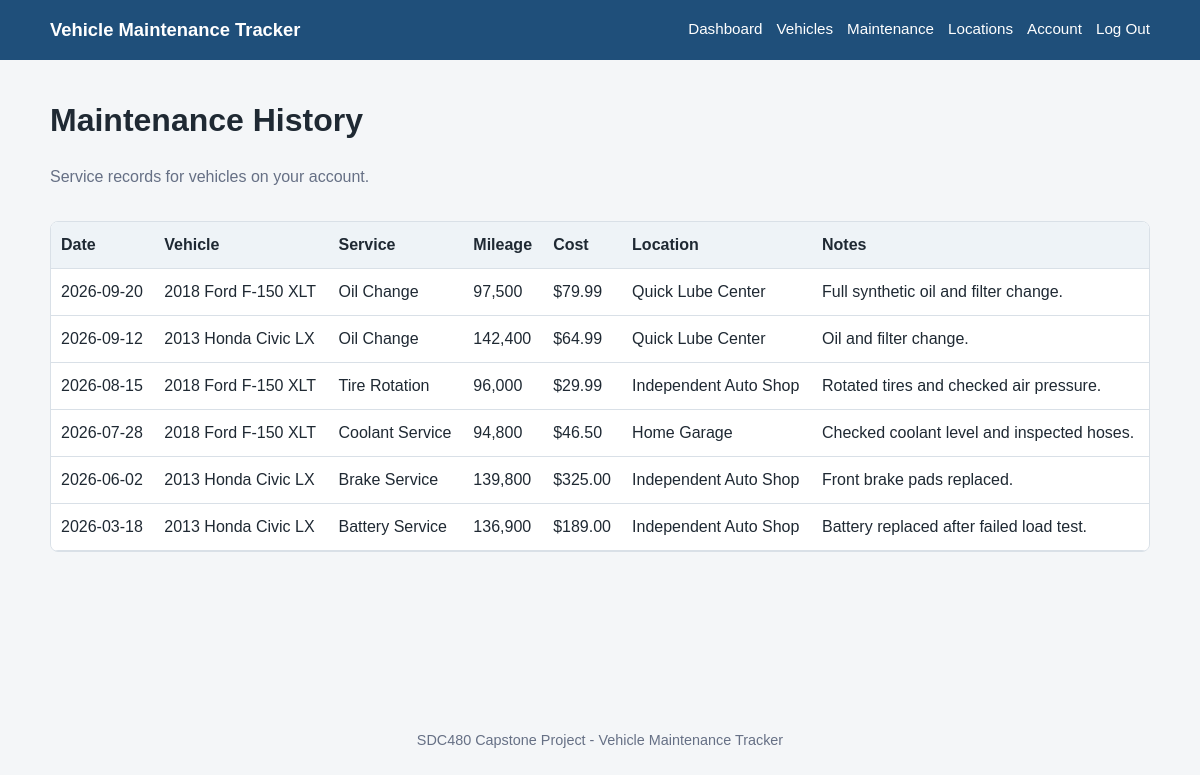
/maintenance.php (signed in), run on the app's committed database.
### tables this page shows
CREATE TABLE maintenance_records (
    id INT UNSIGNED AUTO_INCREMENT PRIMARY KEY,
    vehicle_id INT UNSIGNED NOT NULL,
    maintenance_type_id INT UNSIGNED NOT NULL,
    service_location_id INT UNSIGNED NULL,
    service_date DATE NOT NULL,
    mileage INT UNSIGNED NOT NULL,
    cost DECIMAL(10,2) NOT NULL DEFAULT 0.00,
    notes TEXT NULL,
    created_at TIMESTAMP NOT NULL DEFAULT CURRENT_TIMESTAMP,
    CONSTRAINT fk_records_vehicle FOREIGN KEY (vehicle_id) REFERENCES vehicles(id) ON DELETE CASCADE,
    CONSTRAINT fk_records_type FOREIGN KEY (maintenance_type_id) REFERENCES maintenance_types(id),
    CONSTRAINT fk_records_location FOREIGN KEY (service_location_id) REFERENCES service_locations(id) ON DELETE SET NULL
);

CREATE TABLE maintenance_types (
    id INT UNSIGNED AUTO_INCREMENT PRIMARY KEY,
    name VARCHAR(80) NOT NULL UNIQUE,
    description VARCHAR(255) NULL
);

CREATE TABLE service_locations (
    id INT UNSIGNED AUTO_INCREMENT PRIMARY KEY,
    name VARCHAR(100) NOT NULL,
    address VARCHAR(150) NULL,
    city VARCHAR(80) NULL,
    state CHAR(2) NULL,
    phone VARCHAR(25) NULL
);

### includes/auth.php (called while the page is built, shortened)
<?php
function e(?string $value): string
{
    return htmlspecialchars($value ?? '', ENT_QUOTES, 'UTF-8');
}

### maintenance.php (the view, shortened to what this page needs)
<?php
require 'includes/auth.php';
require 'config/db.php';
$sql = 'SELECT mr.service_date, mr.mileage, mr.cost, mr.notes,
               CONCAT(v.year, " ", v.make, " ", v.model) AS vehicle_name,
               mt.name AS maintenance_type,
               sl.name AS service_location
        FROM maintenance_records mr
        JOIN vehicles v ON v.id = mr.vehicle_id
        JOIN maintenance_types mt ON mt.id = mr.maintenance_type_id
        LEFT JOIN service_locations sl ON sl.id = mr.service_location_id
        WHERE v.user_id = ?
        ORDER BY mr.service_date DESC, mr.id DESC';
$stmt = $pdo->prepare($sql);
$stmt->execute([current_user_id()]);
$records = $stmt->fetchAll();
require 'includes/header.php';
?>
<div class="page-heading"><div><h1>Maintenance History</h1><p class="muted">Service records for vehicles on your account.</p></div></div>
<div class="table-wrap"><table>
<thead><tr><th>Date</th><th>Vehicle</th><th>Service</th><th>Mileage</th><th>Cost</th><th>Location</th><th>Notes</th></tr></thead>
<tbody>
<?php if (!$records): ?>
<tr><td colspan="7">No maintenance records are available yet.</td></tr>
<?php else: foreach ($records as $record): ?>
<tr>
<td><?= e($record['service_date']) ?></td><td><?= e($record['vehicle_name']) ?></td><td><?= e($record['maintenance_type']) ?></td><td><?= number_format((int)$record['mileage']) ?></td><td>$<?= number_format((float)$record['cost'], 2) ?></td><td><?= e($record['service_location'] ?? 'Not listed') ?></td><td><?= e($record['notes']) ?></td>
</tr>
<?php endforeach; endif; ?>
</tbody></table></div>
<?php require 'includes/footer.php'; ?>

### includes/header.php (shortened to what this page needs)
<!doctype html>
<html lang="en">
<head>
    <link rel="stylesheet" href="assets/style.css">
</head>
<body>
<header class="site-header">
    <div class="container header-row">
        <a class="brand" href="<?= !empty($_SESSION['user_id']) ? 'dashboard.php' : 'index.php' ?>">Vehicle Maintenance Tracker</a>
        <nav>
            <?php if (!empty($_SESSION['user_id'])): ?>
                <a href="dashboard.php">Dashboard</a>
                <a href="vehicles.php">Vehicles</a>
                <a href="maintenance.php">Maintenance</a>
                <a href="service_locations.php">Locations</a>
                <a href="account.php">Account</a>
                <a href="logout.php">Log Out</a>
            <?php else: ?>
                <a href="index.php">Home</a>
                <a href="login.php">Log In</a>
            <?php endif; ?>
        </nav>
    </div>
</header>
<main class="container">

### includes/footer.php
</main>
<footer class="site-footer">
    <div class="container">SDC480 Capstone Project - Vehicle Maintenance Tracker</div>
</footer>
</body>
</html>

### assets/style.css (style rules this page uses)
:root { --bg: #f4f6f8; --surface: #ffffff; --text: #1f2933; --muted: #667085; --border: #d9e0e7; --accent: #1f4f7a; --accent-dark: #173a59; --success: #2d6a4f; --danger: #9b2c2c; }
* { box-sizing: border-box; }
body { margin: 0; font-family: Arial, Helvetica, sans-serif; background: var(--bg); color: var(--text); line-height: 1.5; }
.container { width: min(1100px, 92%); margin: 0 auto; }
.site-header { background: var(--accent); color: white; }
.header-row { display: flex; justify-content: space-between; align-items: center; gap: 24px; padding: 16px 0; flex-wrap: wrap; }
.brand { color: white; text-decoration: none; font-weight: 700; font-size: 1.15rem; }
nav { display: flex; gap: 14px; flex-wrap: wrap; }
nav a { color: white; text-decoration: none; font-size: .95rem; }
main { min-height: calc(100vh - 150px); padding: 36px 0; }
h1, h2, h3 { margin-top: 0; }
.muted { color: var(--muted); }
table { width: 100%; border-collapse: collapse; background: white; }
th, td { padding: 11px 10px; border-bottom: 1px solid var(--border); text-align: left; vertical-align: top; }
th { background: #eef3f7; }
.table-wrap { overflow-x: auto; border: 1px solid var(--border); border-radius: 8px; }
.site-footer { color: var(--muted); padding: 20px 0 30px; text-align: center; font-size: .9rem; }
.page-heading { display: flex; justify-content: space-between; gap: 16px; align-items: center; flex-wrap: wrap; margin-bottom: 16px; }

### data on the page
maintenance_records: service_date "2026-09-20", vehicle_name "2018 Ford F-150 XLT", maintenance_type.name "Oil Change", mileage "97,500", cost "79.99", service_location.name "Quick Lube Center", notes "Full synthetic oil and filter change."
maintenance_records: service_date "2026-09-12", vehicle_name "2013 Honda Civic LX", maintenance_type.name "Oil Change", mileage "142,400", cost "64.99", service_location.name "Quick Lube Center", notes "Oil and filter change."
maintenance_records: service_date "2026-08-15", vehicle_name "2018 Ford F-150 XLT", maintenance_type.name "Tire Rotation", mileage "96,000", cost "29.99", service_location.name "Independent Auto Shop", notes "Rotated tires and checked air pressure."
maintenance_records: service_date "2026-07-28", vehicle_name "2018 Ford F-150 XLT", maintenance_type.name "Coolant Service", mileage "94,800", cost "46.50", service_location.name "Home Garage", notes "Checked coolant level and inspected hoses."
maintenance_records: service_date "2026-06-02", vehicle_name "2013 Honda Civic LX", maintenance_type.name "Brake Service", mileage "139,800", cost "325.00", service_location.name "Independent Auto Shop", notes "Front brake pads replaced."
maintenance_records: service_date "2026-03-18", vehicle_name "2013 Honda Civic LX", maintenance_type.name "Battery Service", mileage "136,900", cost "189.00", service_location.name "Independent Auto Shop", notes "Battery replaced after failed load test."
